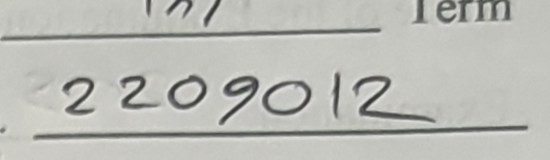
#> input picture data/processed/a012/header_roll.png, 550 x 160 px
$ python -i build_template.py   (imports and definitions only)
#> lines starting #> are read from the running program, lines starting #| are printed output that depends on the picture; after the words box and inside, x2 and y2 are one past the last pixel; in counts of white or black regions, pixels touching at a corner belong together
#> further down, picture is the input picture: shape (160, 550, 3); mean B, G, R 182.2, 187.8, 187
"""Build the alignment template + region map (Milestone 1) from one reference photo.

No blank PDF of the cover was available, so the template is made from a clean photo
on a dark background (a012 by default): the page outline is found, the page is
flattened onto an A4 canvas at 300 dpi, red ink is painted out, and the roll-box
and marks-grid lines are measured. A Section B photo supplies the 'B' letter image.

Usage:  .venv\\Scripts\\python.exe scripts\\build_template.py [--ref a012] [--ref-b b012]
Output: templates\\kuet_cover_v1\\ template.png, kp_mask.png, regions.json,
        letter_A.png, letter_B.png, regions_preview.jpg
"""
from __future__ import annotations

import argparse
import json

import cv2
import numpy as np

from common import RAW_DIR
from sm_align import TEMPLATE_DIR, find_homography, line_masks, load_template, red_mask

W, H = 2480, 3508  # A4 at 300 dpi
HEADER_FIELDS = (350, 560, W, 1140)      # x0, y0, x1, y1 of handwritten header lines
HEADER_ROLL = [1780, 740, 2330, 900]      # "Roll No. ______" written in the header


def page_quad(img):
    s = 1000 / max(img.shape[:2])
#> s = 1.82
    sm = cv2.resize(img, None, fx=s, fy=s, interpolation=cv2.INTER_AREA)
    hsv = cv2.cvtColor(sm, cv2.COLOR_BGR2HSV)
#> hsv: shape (291, 1000, 3); mean H, S, V 34.8, 8.1, 187.9
    m = ((hsv[..., 2] > 150) & (hsv[..., 1] < 60)).astype(np.uint8) * 255
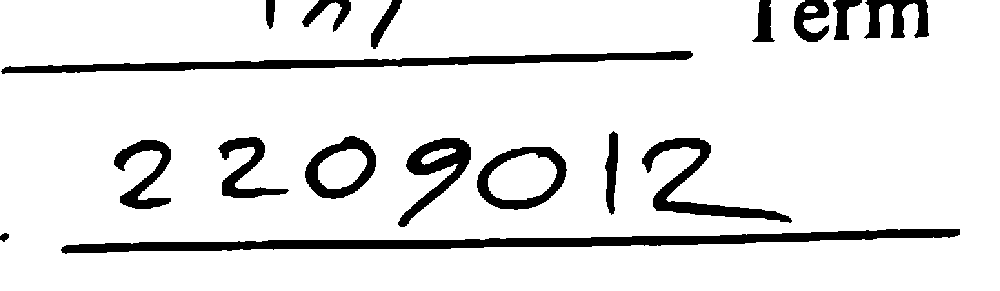
#> m: shape (291, 1000); 89.6% white; 17 black regions, largest, box (x1, y1, x2, y2) and area: (61, 229, 960, 254) 7889, (1, 51, 693, 74) 5216, (642, 138, 792, 223) 2756
    m = cv2.morphologyEx(m, cv2.MORPH_CLOSE, np.ones((15, 15), np.uint8))
#> m: shape (291, 1000); every value is 255
    m = cv2.morphologyEx(m, cv2.MORPH_OPEN, np.ones((9, 9), np.uint8))
    cs, _ = cv2.findContours(m, cv2.RETR_EXTERNAL, cv2.CHAIN_APPROX_SIMPLE)
#> cs = [[[0, 0], [0, 290], [999, 290], [999, 0]]]
    hull = cv2.convexHull(max(cs, key=cv2.contourArea))
#> hull = [[999, 0], [999, 290], [0, 290], [0, 0]]
    q = cv2.approxPolyDP(hull, 0.02 * cv2.arcLength(hull, True), True).reshape(-1, 2) / s
#> q = [[549.5, 0], [549.5, 159.5], [0, 159.5], [0, 0]]
    if len(q) != 4:
        raise SystemExit("Reference page outline is not a clean quadrilateral - pick a photo on a dark, plain background")
    q = q.astype(np.float32)
    ssum, diff = q.sum(1), np.diff(q, axis=1).ravel()
#> ssum = [549.5, 709, 159.5, 0]; diff = [-549.5, -390, 159.5, 0]
    return np.array([q[ssum.argmin()], q[diff.argmin()], q[ssum.argmax()], q[diff.argmax()]], np.float32)


# [8 lines left out: function peaks, not called in this run]


def band_lines(mask, horizontal, lo, hi, a, b, min_val, gap=40):
    sub = mask[lo:hi, a:b] if horizontal else mask[a:b, lo:hi]
    return [p + lo for p in peaks((sub > 0).sum(1 if horizontal else 0), min_val, gap)]


# [70 lines left out: function main, not called in this run]


# [2 lines not run here, left out]

>>> import cv2
>>> picture = cv2.imread('../data/processed/a012/header_roll.png')
>>> result = page_quad(picture)
#> result = [[0, 0], [549.5, 0], [549.5, 159.5], [0, 159.5]]
